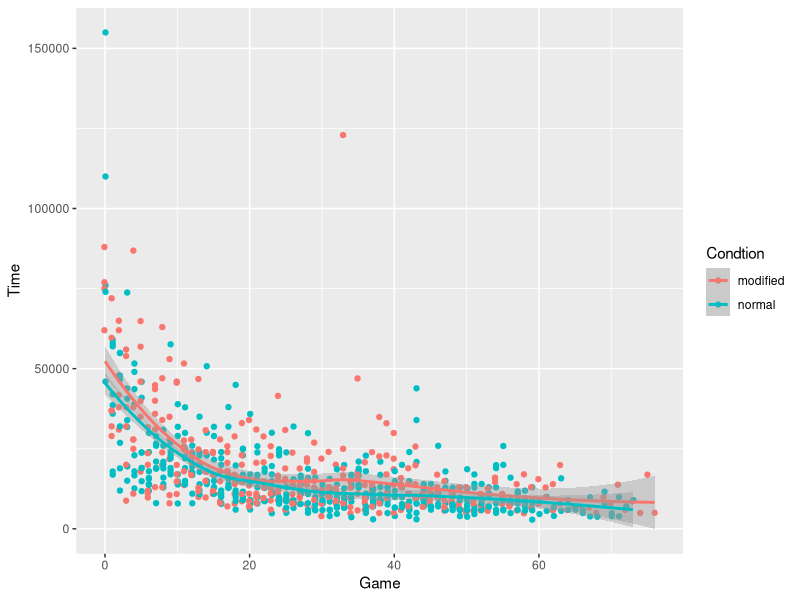
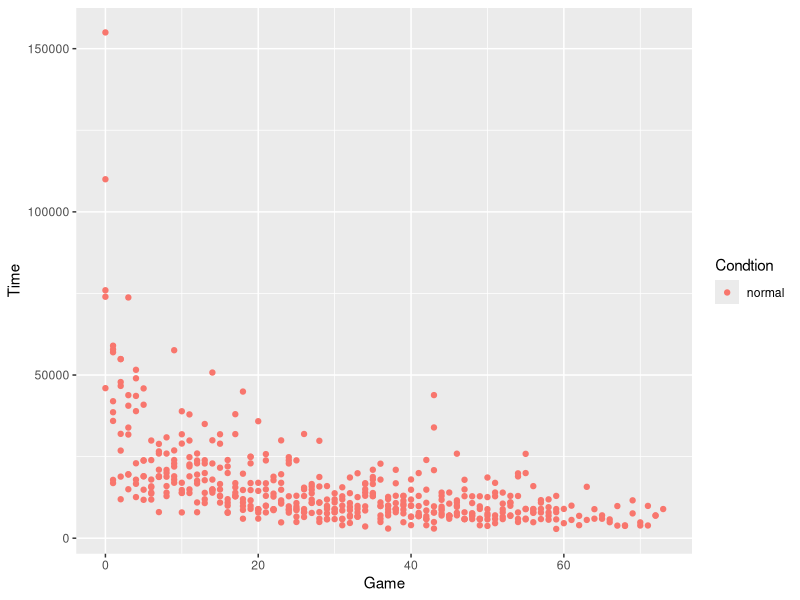
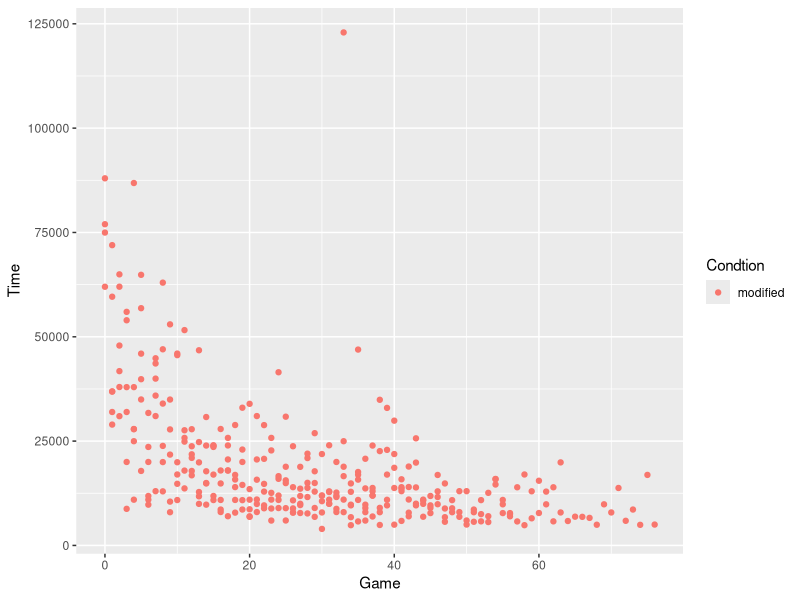

These charts were generated, in order, by the following R code: (Note: this script raises an error after producing the figures.)
setwd("Flask")
library(reshape2)
library(ggplot2)
P1<-read.csv("data_P1_TpR.csv")

P2<-read.csv("data_P2_TpR.csv")

head(P1)
head(P2)

P1_normal <- P1[P1$Condtion=="normal",]
P1_modified<- P1[P1$Condtion=="modified",]

P2_normal <- P2[P2$Condtion=="normal",]
P2_modified<- P2[P2$Condtion=="modified",]


normal<-P1_normal$Time
modified<-P1_modified$Time

ggplot(data=P1, aes(x=Game, y=Time, color=Condtion)) +
  geom_point(position=position_dodge(width=0.3))+geom_smooth(method = "loess", se = TRUE)


ggplot(data=P1_normal, aes(x=Game, y=Time, color=Condtion)) +
  geom_point(position=position_dodge(width=0.3))

ggplot(data=P1_modified, aes(x=Game, y=Time, color=Condtion)) +
  geom_point(position=position_dodge(width=0.3))




# SD
P1_sd<-read.csv("data_P1_SD.csv")

P2_sd<-read.csv("data_P2_SD.csv")

head(P1_sd)
head(P2_sd)

P_sd = rbind(P1_sd, P2_sd)
P_sd = P_sd[P_sd$Role == "director",]
ggplot(data=P_sd, aes(x=Game, y=X, color=Condtion)) +
  geom_point(position=position_dodge(width=0.3))+geom_smooth(method = "loess", se = TRUE)

ggplot(data=P_sd, aes(x=Game, y=Y, color=Condtion)) +
  geom_point(position=position_dodge(width=0.3))+geom_smooth(method = "loess", se = TRUE)


ggplot(data=P_sd, aes(x=Game, y=Z, color=Condtion)) +
  geom_point(position=position_dodge(width=0.3))+geom_smooth(method = "loess", se = TRUE)



ggplot(data=P2_sd, aes(x=Game, y=Succes, color=Condtion)) +
  geom_point(position=position_dodge(width=0.3))

P2_sd_norm = P_sd[P_sd$Condtion == "normal",]
P2_sd_nmod = P_sd[P_sd$Condtion == "modified",]

P2_sd_norm$Succes <- as.factor(P2_sd_norm$Succes )
P2_sd_nmod$Succes <- as.factor(P2_sd_nmod$Succes )



cdplot(Succes ~ Game, data=P2_sd_nmod)
  cdplot(Succes ~ Game, data=P2_sd_norm)

library(beeswarm)
Game <- P2_sd_nmod$Game 
Succes <- P2_sd_nmod$Succes
beeswarm(Game~ Succes,
         pch = 19)



